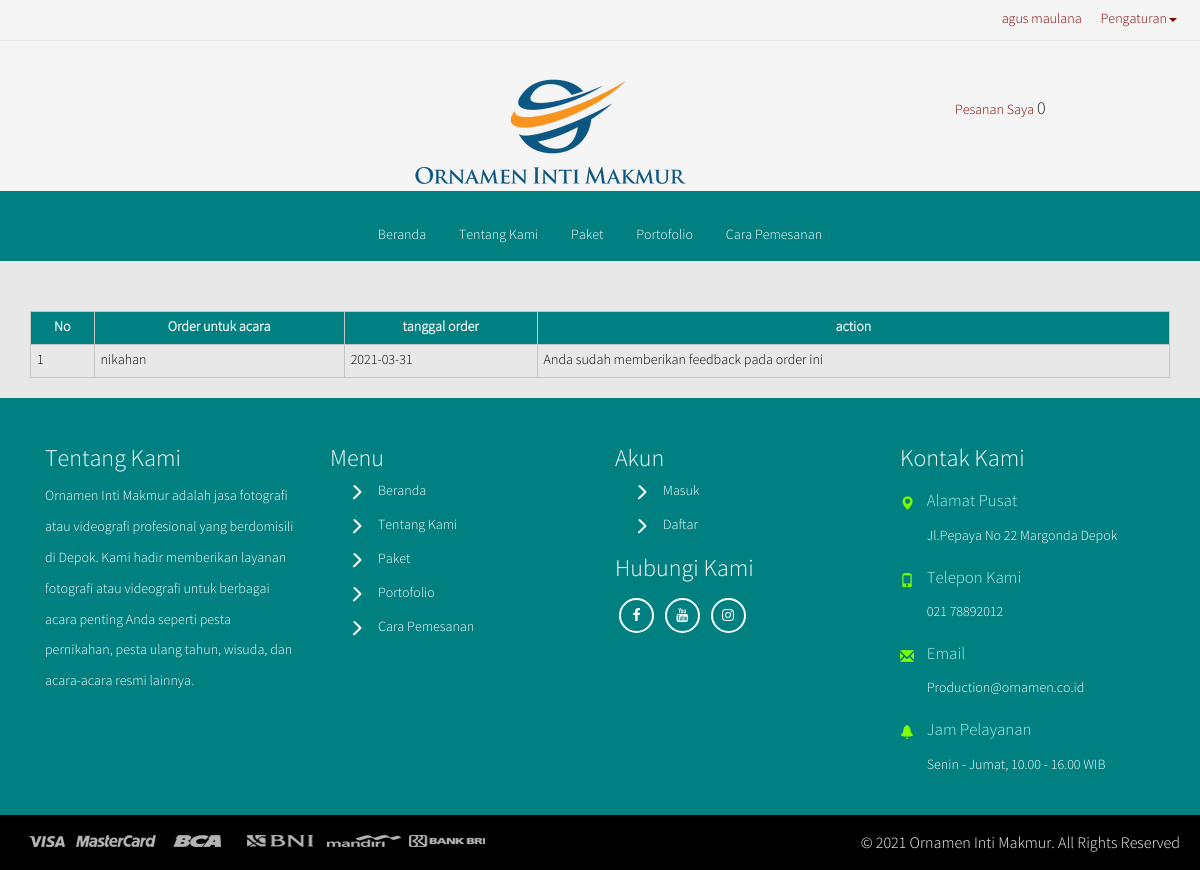
The page /index.php?p=listfeedback (signed in) on the database its author committed.
### tables this page shows
CREATE TABLE `members` (
  `member_id` int(10) NOT NULL,
  `fullname` varchar(100) NOT NULL,
  `gender` varchar(10) NOT NULL,
  `address` text NOT NULL,
  `city` varchar(80) NOT NULL,
  `state` varchar(60) NOT NULL,
  `zip_code` varchar(10) NOT NULL,
  `phone` varchar(18) NOT NULL,
  `email` varchar(50) NOT NULL,
  `password` varchar(100) NOT NULL,
  `reg_date` date NOT NULL
);

CREATE TABLE `feedback` (
  `member_id` int(8) NOT NULL,
  `order_id` varchar(5) NOT NULL,
  `fullname` varchar(100) NOT NULL,
  `kritik` mediumtext NOT NULL,
  `saran` mediumtext NOT NULL
);

CREATE TABLE `orders` (
  `order_id` int(11) NOT NULL,
  `customer_id` varchar(11) NOT NULL,
  `owner_name` varchar(50) NOT NULL,
  `nama_acara` varchar(100) NOT NULL,
  `tempat_acara` varchar(100) NOT NULL,
  `cardbank_type` varchar(12) NOT NULL,
  `card_number` varchar(100) NOT NULL,
  `payment_status` varchar(50) NOT NULL,
  `totals` varchar(11) NOT NULL,
  `creation_date` date NOT NULL,
  `creation_time` time NOT NULL DEFAULT '00:00:00',
  `order_status` varchar(11) NOT NULL,
  `order_date` date NOT NULL
);

### cart/listfeedback.php (the view)
<div class="container">
    <div class="row">
        <div class="col-lg-12" style="margin-top: 50px; margin-bottom:20px;">
            <table class="timetable_sub">
                <thead>
                    <tr>
                        <th>No</th>
                        <th>Order untuk acara</th>
                        <th>tanggal order</th>
                        <th>action</th>
                    </tr>
                </thead>
                <tbody>
                    <?php
                    $sql = "SELECT o.*, f.order_id as p FROM `orders` as o LEFT JOIN feedback as f ON f.ordeR_id = o.order_id WHERE o.customer_id = '" . $_SESSION['member_id'] . "'";
                    $query = mysqli_query($conn, $sql);
                    $no = 1;
                    foreach ($query as $keys => $row) {
                    ?>
                        <tr>
                            <td><?php echo $no++ ?>
                            </td>
                            <td><?php echo $row['nama_acara'] ?></td>
                            <td><?php echo $row['order_date'] ?></td>
                            <td> <?php if($row['p'] == !null){?>
                                Anda sudah memberikan feedback pada order ini
                            <?php }else{ ?>
                            <a href="../index.php?p=feedback&order_id=<?php echo $row['order_id'] ?>" class="btn btn-primary" id="<?php echo $row['cat_id']; ?>">Berikan feedback</a>
                            <?php }?>
                            </td>
                        </tr>
                    <?php } ?>
                </tbody>
            </table>
        </div>
    </div>
</div>

### inc/header-navigation.php (shortened to what this page needs)
<header class="page-header-one">
	<div class="container-fluid">
		<div class="top-right text-center">
			<ul>
				<?php
				if(empty($_SESSION['email']) && empty($_COOKIE['email'])){
				?>
				<li><a href="../index.php?p=login">Masuk</a></li>
				<li><a href="../index.php?p=register">Daftar</a></li>
				<?php
				}else{
					if(isset($_SESSION['email'])){
						$member = $_SESSION['member_id'];
						$queryname = mysqli_query($conn, "SELECT * FROM members WHERE member_id = '".$member."'");
						$name = mysqli_fetch_array($queryname);
						echo '<li>'.$name['fullname'].'</li>';
					}else{
						$member = $_COOKIE['member_id'];
						$queryname = mysqli_query($conn, "SELECT * FROM members WHERE member_id = '".$member."'");
						$name = mysqli_fetch_array($queryname);
						echo '<li>'.$name['fullname'].'</li>';
					}
				?>
				<li class="dropdown">
					<a class="dropdown-toggle" data-toggle="dropdown">Pengaturan<span class="caret"></span></a>
				</li>
				<?php } ?>
			</ul>
		</div>
	</div>
</header>
<header class="page-header-two">
	<div class="container-fluid text-center">
		<div class="col-md-4 top-header-left">
		</div>
		<div class="col-md-4 top-header-middle">
			<img class="logo-header" src="../logo/ornamen1.png" />
		</div>
		<div class="col-md-4 top-header-right">
			<a href="../index.php?p=pesanan">
			<span class=" ">Pesanan Saya</span>
			<h4 class="items">
			<?php
				if(isset($_SESSION['cart'])) {
					echo count($_SESSION['cart']) ;
				}else{
					echo '0';
				}
			?>
			</h4>
			</a>
		</div>
	</div>
</header>
<nav class="top-nav navbar navbar-inverse" role="navigation">
	<div class="container-fluid">
		<div class="navbar-collapse collapse">
			<ul class="nav navbar-nav top-nav-info">
				<li><a href="../index.php">Beranda</a></li>
				<li><a href="../index.php?p=tentangkami">Tentang Kami</a></li>
				<li><a href="../index.php?p=paket">Paket</a></li>
				<li><a href="../index.php?p=portofolio">Portofolio</a></li>
				<li><a href="../index.php?p=carapemesanan">Cara Pemesanan</a></li>
					</ul>
		</div>
	</div>
</nav>

### assets/css/miistore.css (style rules this page uses)
body { font-weight: normal; padding: 0; color: #800000; background-color: #E8E8E8; font-family: 'Source Sans Pro Light', sans-serif; }
h1, h2, h3, h4, h5, h6, p { font-family: 'Source Sans Pro Light', sans-serif; }
a { color: #800000; }
.page-header-one { min-height: 40px; background: #f5f5f5; border-bottom: 1px solid #E7E7E7; }
.top-nav { margin-bottom: 0; }
.top-right { float: right; }
.top-right ul li { display: inline-block; margin-top: 10px; padding: 0 8px; }
.top-right ul li a { text-decoration: none; color: #800000; }
.top-right ul li a.dropdown-toggle { cursor: pointer; }
.top-header-left, .top-header-right { width: 33.3%; }
.top-header-middle { text-align: center; margin-top: 30px; }
.top-header-right { text-align: center; margin-top: 50px; }
.top-header-right h4 { display: inline-block; color: #1F1F1F; }
.page-header-two { margin-top: 0; margin-bottom: 0; padding-top: 10px; height: 150px; background: #f5f5f5; border-bottom: 0; }
.logo-header { display: block; margin: 0 auto; }
@media (min-width: 768px) and (max-width: 1500px) { .page-header-two { padding-top: 0; height: 150px; clear: both; } }
@media (min-width: 768px) and (max-width: 1500px) { .logo-header { display: block; margin: 0 auto; left: 50px; right: auto; transform: translate(-50px, 0); } }
@media (min-width: 768px) and (max-width: 1500px) { .top-header-right { position: absolute; top: 40px; right: 0; } }
ul.top-nav-info { float: none; text-align: center; }
.navbar { border-radius: 0; }
.navbar-inverse { background-color: #008080; border: 0; }
.navbar-inverse .navbar-nav > li > a { color: #FFF; }
@media (min-width: 768px) { .navbar { text-align: center; margin-bottom: 0; } }
@media (min-width: 768px) { .navbar .navbar-nav { float: none; display: inline-block; clear: none; } }
@media (min-width: 768px) { .navbar .navbar-nav > li { float: none; display: inline-block; } }
@media (min-width: 768px) { .collapse.navbar-collapse { float: none; display: inline-block !important; width: auto; clear: none; } }
.timetable_sub { width: 100%; margin: 0 auto; }
.timetable_sub thead { background-color: #008080; }
.timetable_sub tr th, .timetable_sub tr td { border-top: 1px solid #C5C5C5; border-right: 1px solid #C5C5C5; border-left: 1px solid #C5C5C5; padding: 6px; }
.timetable_sub th { color: #FFF; text-align: center; }
.timetable_sub tr { border-top: none; border-bottom: 1px solid #C5C5C5; }
.timetable_sub tr > td { color: #000; }

### rows shown on the page
members: fullname "agus maulana"
feedback: order.nama_acara "nikahan", order.order_date "2021-03-31", shows "Anda sudah memberikan feedback pada order ini"
